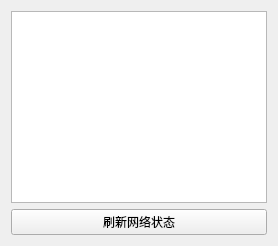
<?xml version="1.0" encoding="UTF-8"?>
<ui version="4.0">
 <class>NetworkMonitorPage</class>
 <widget class="QWidget" name="NetworkMonitorPage">
  <layout class="QVBoxLayout" name="verticalLayout">
   <item>
    <widget class="QTableWidget" name="networkTableWidget"/>
   </item>
   <item>
    <widget class="QPushButton" name="refreshNetworkBtn">
     <property name="text">
      <string>刷新网络状态</string>
     </property>
    </widget>
   </item>
  </layout>
 </widget>
 <resources/>
 <connections/>
</ui> 
